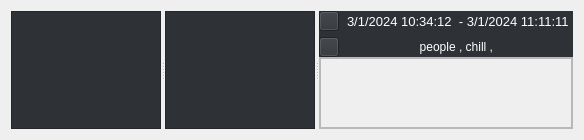
         <widget class="QWidget" name="page_source">
          <layout class="QGridLayout" name="gridLayout_59">
           <item row="0" column="0">
            <widget class="QSplitter" name="splitter_source">
             <property name="orientation">
              <enum>Qt::Horizontal</enum>
             </property>
             <widget class="QWidget" name="source_menu_widget_2" native="true">
              <property name="minimumSize">
               <size>
                <width>150</width>
                <height>0</height>
               </size>
              </property>
              <property name="styleSheet">
               <string notr="true">background-color: rgb(46, 49, 54);</string>
              </property>
              <layout class="QGridLayout" name="gridLayout_21">
               <property name="leftMargin">
                <number>0</number>
               </property>
               <property name="topMargin">
                <number>0</number>
               </property>
               <property name="rightMargin">
                <number>0</number>
               </property>
               <property name="bottomMargin">
                <number>0</number>
               </property>
               <property name="spacing">
                <number>0</number>
               </property>
               <item row="0" column="0">
                <widget class="QScrollArea" name="scrollArea_4">
                 <property name="sizePolicy">
                  <sizepolicy hsizetype="Preferred" vsizetype="Preferred">
                   <horstretch>0</horstretch>
                   <verstretch>0</verstretch>
                  </sizepolicy>
                 </property>
                 <property name="widgetResizable">
                  <bool>true</bool>
                 </property>
                 <widget class="QWidget" name="scrollAreaWidgetContents_5">
                  <property name="geometry">
                   <rect>
                    <x>0</x>
                    <y>0</y>
                    <width>148</width>
                    <height>763</height>
                   </rect>
                  </property>
                 </widget>
                </widget>
               </item>
              </layout>
             </widget>
             <widget class="QWidget" name="source_menu_widget" native="true">
              <property name="minimumSize">
               <size>
                <width>150</width>
                <height>0</height>
               </size>
              </property>
              <property name="styleSheet">
               <string notr="true">background-color: rgb(46, 49, 54);</string>
              </property>
              <layout class="QGridLayout" name="gridLayout_22">
               <property name="leftMargin">
                <number>0</number>
               </property>
               <property name="topMargin">
                <number>0</number>
               </property>
               <property name="rightMargin">
                <number>0</number>
               </property>
               <property name="bottomMargin">
                <number>0</number>
               </property>
               <property name="spacing">
                <number>0</number>
               </property>
               <item row="0" column="0">
                <widget class="QScrollArea" name="scrollArea_5">
                 <property name="sizePolicy">
                  <sizepolicy hsizetype="Preferred" vsizetype="Preferred">
                   <horstretch>0</horstretch>
                   <verstretch>0</verstretch>
                  </sizepolicy>
                 </property>
                 <property name="widgetResizable">
                  <bool>true</bool>
                 </property>
                 <widget class="QWidget" name="scrollAreaWidgetContents_6">
                  <property name="geometry">
                   <rect>
                    <x>0</x>
                    <y>0</y>
                    <width>148</width>
                    <height>763</height>
                   </rect>
                  </property>
                 </widget>
                </widget>
               </item>
              </layout>
             </widget>
             <widget class="QWidget" name="source_main_widget" native="true">
              <layout class="QGridLayout" name="gridLayout_23">
               <property name="leftMargin">
                <number>0</number>
               </property>
               <property name="topMargin">
                <number>0</number>
               </property>
               <property name="rightMargin">
                <number>0</number>
               </property>
               <property name="bottomMargin">
                <number>0</number>
               </property>
               <property name="spacing">
                <number>0</number>
               </property>
               <item row="1" column="0">
                <widget class="QFrame" name="source_frame_main">
                 <property name="frameShape">
                  <enum>QFrame::StyledPanel</enum>
                 </property>
                 <property name="frameShadow">
                  <enum>QFrame::Raised</enum>
                 </property>
                 <layout class="QGridLayout" name="gridLayout_24">
                  <property name="leftMargin">
                   <number>0</number>
                  </property>
                  <property name="topMargin">
                   <number>0</number>
                  </property>
                  <property name="rightMargin">
                   <number>0</number>
                  </property>
                  <property name="bottomMargin">
                   <number>0</number>
                  </property>
                  <property name="spacing">
                   <number>0</number>
                  </property>
                  <item row="0" column="0">
                   <widget class="QScrollArea" name="scrollArea_6">
                    <property name="widgetResizable">
                     <bool>true</bool>
                    </property>
                    <widget class="QWidget" name="scrollAreaWidgetContents_7">
                     <property name="geometry">
                      <rect>
                       <x>0</x>
                       <y>0</y>
                       <width>603</width>
                       <height>715</height>
                      </rect>
                     </property>
                    </widget>
                   </widget>
                  </item>
                 </layout>
                </widget>
               </item>
               <item row="0" column="0">
                <widget class="QWidget" name="source_search_widget" native="true">
                 <property name="maximumSize">
                  <size>
                   <width>16777215</width>
                   <height>50</height>
                  </size>
                 </property>
                 <property name="styleSheet">
                  <string notr="true">background-color: rgb(46, 49, 54);</string>
                 </property>
                 <layout class="QGridLayout" name="gridLayout_30">
                  <property name="leftMargin">
                   <number>0</number>
                  </property>
                  <property name="topMargin">
                   <number>0</number>
                  </property>
                  <property name="rightMargin">
                   <number>0</number>
                  </property>
                  <property name="bottomMargin">
                   <number>0</number>
                  </property>
                  <property name="horizontalSpacing">
                   <number>4</number>
                  </property>
                  <property name="verticalSpacing">
                   <number>6</number>
                  </property>
                  <item row="0" column="3">
                   <spacer name="source_horizontalSpacer_2">
                    <property name="orientation">
                     <enum>Qt::Horizontal</enum>
                    </property>
                    <property name="sizeType">
                     <enum>QSizePolicy::Preferred</enum>
                    </property>
                    <property name="sizeHint" stdset="0">
                     <size>
                      <width>10</width>
                      <height>10</height>
                     </size>
                    </property>
                   </spacer>
                  </item>
                  <item row="0" column="0">
                   <widget class="QPushButton" name="source_Button">
                    <property name="minimumSize">
                     <size>
                      <width>20</width>
                      <height>20</height>
                     </size>
                    </property>
                    <property name="maximumSize">
                     <size>
                      <width>20</width>
                      <height>20</height>
                     </size>
                    </property>
                    <property name="text">
                     <string/>
                    </property>
                    <property name="icon">
                     <iconset>
                      <normaloff>:/icon/icon/arrow-96-48.ico</normaloff>
                      <normalon>:/icon/icon/arrow-31-48.ico</normalon>:/icon/icon/arrow-96-48.ico</iconset>
                    </property>
                    <property name="iconSize">
                     <size>
                      <width>15</width>
                      <height>15</height>
                     </size>
                    </property>
                    <property name="checkable">
                     <bool>true</bool>
                    </property>
                   </widget>
                  </item>
                  <item row="0" column="2">
                   <widget class="QLabel" name="source_time_label">
                    <property name="maximumSize">
                     <size>
                      <width>16777215</width>
                      <height>50</height>
                     </size>
                    </property>
                    <property name="font">
                     <font>
                      <family>Arial</family>
                      <pointsize>10</pointsize>
                      <weight>50</weight>
                      <bold>false</bold>
                     </font>
                    </property>
                    <property name="styleSheet">
                     <string notr="true">color: rgb(255, 255, 255);</string>
                    </property>
                    <property name="text">
                     <string>3/1/2024 10:34:12  - 3/1/2024 11:11:11</string>
                    </property>
                   </widget>
                  </item>
                  <item row="1" column="0">
                   <widget class="QPushButton" name="source_Button_fitter">
                    <property name="minimumSize">
                     <size>
                      <width>20</width>
                      <height>20</height>
                     </size>
                    </property>
                    <property name="maximumSize">
                     <size>
                      <width>20</width>
                      <height>20</height>
                     </size>
                    </property>
                    <property name="text">
                     <string/>
                    </property>
                    <property name="icon">
                     <iconset>
                      <normaloff>:/icon/icon/arrow-96-48.ico</normaloff>
                      <normalon>:/icon/icon/arrow-31-48.ico</normalon>:/icon/icon/arrow-96-48.ico</iconset>
                    </property>
                    <property name="iconSize">
                     <size>
                      <width>15</width>
                      <height>15</height>
                     </size>
                    </property>
                    <property name="checkable">
                     <bool>true</bool>
                    </property>
                   </widget>
                  </item>
                  <item row="0" column="1">
                   <spacer name="source_horizontalSpacer">
                    <property name="orientation">
                     <enum>Qt::Horizontal</enum>
                    </property>
                    <property name="sizeHint" stdset="0">
                     <size>
                      <width>40</width>
                      <height>20</height>
                     </size>
                    </property>
                   </spacer>
                  </item>
                  <item row="1" column="1" colspan="3">
                   <widget class="QLabel" name="source_text_fitter_label">
                    <property name="font">
                     <font>
                      <family>Arial</family>
                      <pointsize>9</pointsize>
                     </font>
                    </property>
                    <property name="styleSheet">
                     <string notr="true">color: rgb(255, 255, 255);</string>
                    </property>
                    <property name="text">
                     <string>&lt;html&gt;&lt;head/&gt;&lt;body&gt;&lt;p align=&quot;center&quot;&gt;people , chill , &lt;/p&gt;&lt;/body&gt;&lt;/html&gt;</string>
                    </property>
                   </widget>
                  </item>
                 </layout>
                </widget>
               </item>
              </layout>
             </widget>
            </widget>
           </item>
          </layout>
         </widget>
